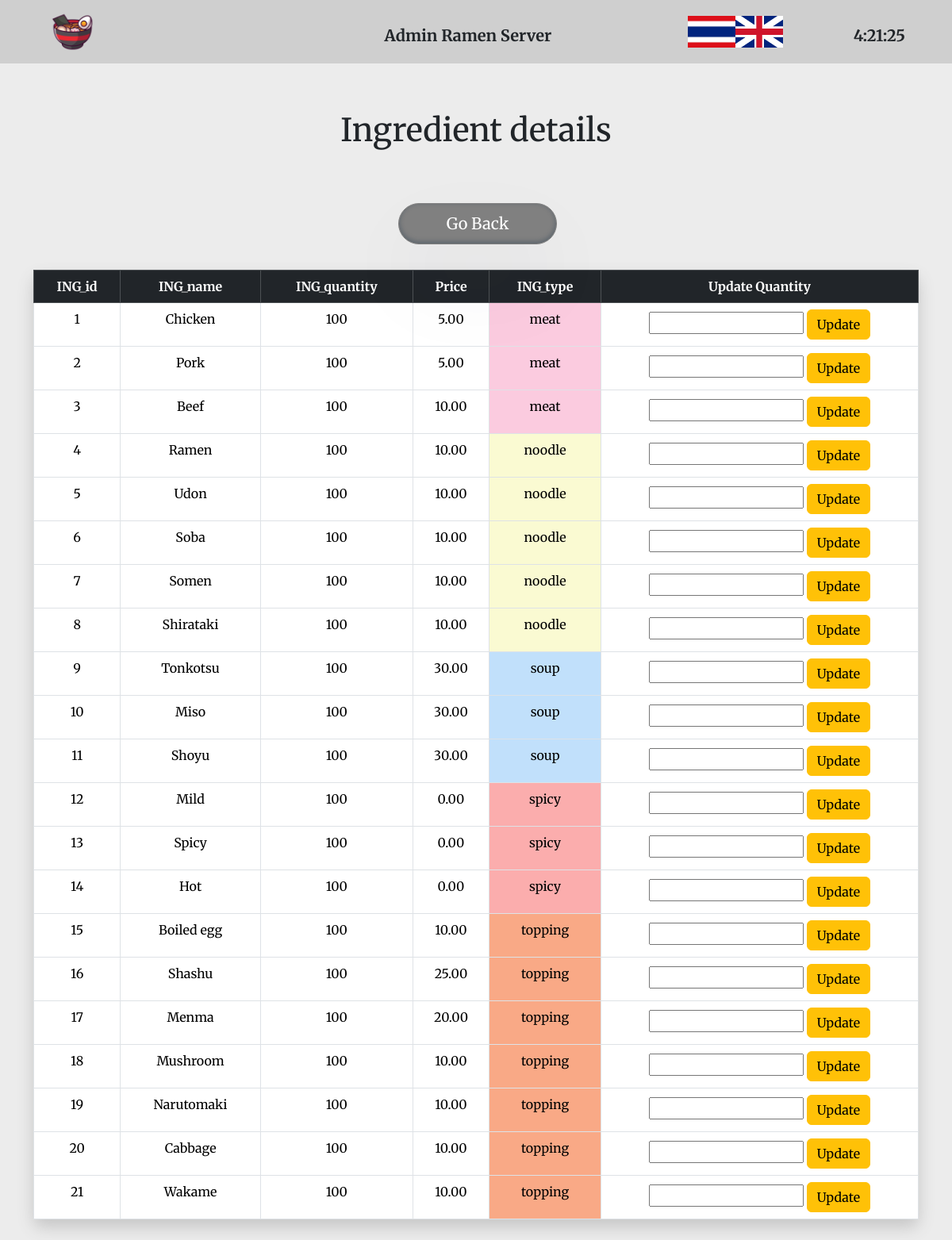
/SouceCode/ingredient.php?lang=en, run on the app's committed database.
### tables this page shows
CREATE TABLE `ingredients` (
  `ing_id` int(11) NOT NULL,
  `ing_name` varchar(80) NOT NULL,
  `ing_quantity` int(11) NOT NULL,
  `price` decimal(10,2) NOT NULL,
  `ing_type` varchar(50) DEFAULT NULL,
  `ing_img` varchar(250) DEFAULT NULL
);

### SouceCode/ingredient.php (the view, shortened to what this page needs)
<?php
    require('backend/dbconnect.php');
?>
<?php
    if(isset($_GET['lang'])){
        if($_SESSION['lang'] == "en"){
            $title = "Admin Ramen Server";
            $ingdetail = "Ingredient details";
            $tbheader1 = "ING_id";
            $tbheader2 = "ING_name";
            $tbheader3 = "ING_quantity";
            $tbheader4 = "Price";
            $tbheader5 = "ING_type";
            $tbheader6 = "Update Quantity";
            $return = "Go Back";
            $updatebtn = "Update";
        }
    }
?>
<!DOCTYPE html>
<html lang="en">
<head>
    <link rel="stylesheet" href="style.css">
    <link rel="stylesheet" href="https://unicons.iconscout.com/release/v4.0.0/css/line.css">
    <link href="https://cdn.jsdelivr.net/npm/bootstrap@5.3.3/dist/css/bootstrap.min.css" rel="stylesheet">
</head>
<body onload="startTime()">
        <div class="header-container">
            <div class="logo">
                <a href="index.php">
                    <img src="Images/iconRamen.png" alt="">
                </a>
            </div>
            <div class="title">
                <?php echo $title;?>
            </div>
            <div class="language">
                <div class="lang-thai">
                    <a href="?lang=th"><img src="Images/Thaiflag.jpg" alt=""></a>
                </div>
                <div class="lang-eng">
                    <a href="?lang=en"><img src="Images/Engflag.png" alt=""></a>
                </div>
            </div>
            <div class="time">
                <div id='txt'></div>
            </div>
        </div>
        <?php
            $sql = "SELECT * FROM ingredients ORDER BY ing_type ASC";
            $result = mysqli_query($connection,$sql);
            $ing = mysqli_fetch_all($result, MYSQLI_ASSOC);
            $countData = mysqli_num_rows($result);
            $ingNumber = 1;
            ?>
    <div class="container" >
        <h1 class="text-center" style="padding-bottom: 50px;"><?php echo $ingdetail;?></h1>
            <div class="footer-container">
                <div class="return">
                    <div class="footer-text">
                        <?php if($_SESSION['lang'] == "en"):?>
                        <a href="backstore.php?lang=en">
                            <input type="reset" value="<?php echo $return;?>" name="return" id="rtn-3">
                        </a>
                        <?php else:?>
                        <a href="backstore.php?lang=th">
                            <input type="reset" value="<?php echo $return;?>" name="return" id="rtn-3">
                        </a>
                        <?php endif;?>
                    </div>
                </div>
        </div>
        <br>
            <?php if($countData > 0): ?>
                <table class="table table-bordered">
                    <thead >
                        <tr align="center" class="table-dark" >
                            <th><?php echo $tbheader1; ?></th>
                            <th><?php echo $tbheader2; ?></th>
                            <th><?php echo $tbheader3; ?></th>
                            <th><?php echo $tbheader4; ?></th>
                            <th><?php echo $tbheader5; ?></th>
                            <th style="width: 400px;"><?php echo $tbheader6; ?></th>
                        </tr>
                    </thead>
                    <tbody>
                    <?php foreach ($ing as $eachitem): ?>
                        <?php
                            if(isset($_GET['lang'])){
                                if($_SESSION['lang'] == "en"){
                                    if($eachitem["ing_name"] == "Ramen"){
                                        $ing_name = "Ramen";
                                    }
                                    elseif($eachitem["ing_name"] == "Udon"){
                                        $ing_name = "Udon";
                                    }
                                    elseif($eachitem["ing_name"] == "Soba"){
                                        $ing_name = "Soba";
                                    }
                                    elseif($eachitem["ing_name"] == "Somen"){
                                        $ing_name = "Somen";
                                    }
                                    elseif($eachitem["ing_name"] == "Shirataki"){
                                        $ing_name = "Shirataki";
                                    }
                                    elseif($eachitem["ing_name"] == "Tonkotsu"){
                                        $ing_name = "Tonkotsu";
                                    }
                                    elseif($eachitem["ing_name"] == "Miso"){
                                        $ing_name = "Miso";
                                    }
                                    elseif($eachitem["ing_name"] == "Shoyu"){
                                        $ing_name = "Shoyu";
                                    }
                                    elseif($eachitem["ing_name"] == "Chicken"){
                                        $ing_name = "Chicken";
                                    }
                                    elseif($eachitem["ing_name"] == "Pork"){
                                        $ing_name = "Pork";
                                    }
                                    elseif($eachitem["ing_name"] == "Beef"){
                                        $ing_name = "Beef";
                                    }
                                    if($eachitem["ing_name"] == "Mild"){
                                        $ing_name = "Mild";
                                    }
                                    elseif($eachitem["ing_name"] == "Spicy"){
                                        $ing_name = "Spicy";
                                    }
                                    elseif($eachitem["ing_name"] == "Hot"){
                                        $ing_name = "Hot";
                                    }
                                    elseif($eachitem["ing_name"] == "Boiled egg"){
                                        $ing_name = "Boiled egg";
                                    }
                                    elseif($eachitem["ing_name"] == "Shashu"){
                                        $ing_name = "Shashu";
                                    }
                                    elseif($eachitem["ing_name"] == "Menma"){
                                        $ing_name = "Menma";
                                    }
                                    elseif($eachitem["ing_name"] == "Mushroom"){
                                        $ing_name = "Mushroom";
                                    }
                                    elseif($eachitem["ing_name"] == "Narutomaki"){
                                        $ing_name = "Narutomaki";
                                    }
                                    elseif($eachitem["ing_name"] == "Cabbage"){
                                        $ing_name = "Cabbage";
                                    }
                                    elseif($eachitem["ing_name"] == "Wakame"){
                                        $ing_name = "Wakame";
                                    }
                                    if($eachitem["ing_type"] == "meat"){
                                        $ing_type = "meat";
                                    }
                                    elseif($eachitem["ing_type"] == "noodle"){
                                        $ing_type = "noodle";
                                    }
                                    elseif($eachitem["ing_type"] == "soup"){
                                        $ing_type = "soup";
                                    }
                                    elseif($eachitem["ing_type"] == "spicy"){
                                        $ing_type = "spicy";
                                    }
                                    elseif($eachitem["ing_type"] == "topping"){
                                        $ing_type = "topping";
                                    }
                                }
                            }
                        ?>
                        <tr align="center">
                            <td> <?php echo $ingNumber++; ?> </td>
                            <td> <?php echo $ing_name;?> </td>
                            <td> <?php echo $eachitem["ing_quantity"]; ?> </td>
                            <td> <?php echo $eachitem["price"]; ?> </td>
                            <?php if($eachitem["ing_type"] == "noodle"){?>
                                <td style="background-color: lightgoldenrodyellow;"> <?php echo $ing_type; ?> </td>
                            <?php }elseif($eachitem["ing_type"] == "soup"){?>
                                <td style="background-color: #c1e0fb;"> <?php echo $ing_type; ?> </td>
                            <?php }elseif($eachitem["ing_type"] == "meat"){?>
                                <td style="background-color: #fbcbdf;"> <?php echo $ing_type; ?> </td>
                            <?php }elseif($eachitem["ing_type"] == "spicy"){?>
                                <td style="background-color: #fbadad;"> <?php echo $ing_type; ?> </td>
                            <?php }elseif($eachitem["ing_type"] == "topping"){?>
                                <td style="background-color: #f9a986"> <?php echo $ing_type; ?> </td>
                            <?php }?>
                            <td align="center" >
                                <form action="update_ing_quantity.php?ing_id=<?php echo $eachitem["ing_id"];?>" method="POST">
                                    <input type="number" name="qty">
                                    <button class="btn btn-warning"><?php echo $updatebtn;?></button>
                                </form>
                            </td>
                        </tr>
                    <?php endforeach; ?>
                    </tbody>
                </table>
            <?php else: ?>
                <div class='alert123'>
                    <b>ไม่มีวัตถุดิบในฐานข้อมูล !!!</b>
                </div>
            <?php endif; ?>
        </div>
</body>
</html>

### SouceCode/style.css (style rules this page uses)
* { margin: 0px; padding: 0px; box-sizing: border-box; font-family: "Merriweather", serif; scroll-behavior: smooth; }
body { background-color: #ececec; }
.header-container { display: grid; grid-template-columns: 1fr 4fr 1fr 1fr; grid-column: 1/3; text-align: center; height: 80px; background-color: #cfcfcf; }
.footer-container { display: grid; grid-template-columns: 3fr 3fr; grid-column: 1/3; text-align: center; background-color: #ececec; }
.container, .header-container, .sidebar-container, .content-container, .footer-container { padding: 10px; }
.logo img { height: 60px; }
.title { font-weight: bold; font-size: 20px; padding-top: 20px; padding-left: 180px; }
.language { display: grid; grid-template-columns: 1fr 1fr; padding-top: 10px; padding-inline: 40px; }
.language img { height: 40px; width: 60px; }
.lang-thai, .lang-eng { height: 40px; width: 60px; }
.time { font-weight: bold; font-size: 20px; padding-top: 20px; }
.return, .confirm, .checkout { display: grid; grid-template-columns: 1fr 1fr; height: 50px; }
input[type="reset"] { font-size: 20px; border-radius: 30px; padding: 10px; margin-left: 450px; width: 200px; background-color: grey; border: 1px solid grey; color: white; cursor: pointer; box-shadow: rgba(50, 50, 93, 0.25) 0px 50px 100px -20px, rgba(0, 0, 0, 0.3) 0px 30px 60px -30px, rgba(10, 37, 64, 0.35) 0px -2px 6px 0px inset; }
a,i { text-decoration: none; }

### SouceCode/ingredient.php (style rules this page uses)
table { box-shadow: 0 10px 20px #c6c6c6; border-radius: 10px; }
.container { margin-top: 50px; }
body { background-color: #ececec; }

### data on the page
ingredients: ing_name "Chicken", ing_quantity "100", price "5.00", ing_type "meat"
ingredients: ing_name "Pork", ing_quantity "100", price "5.00", ing_type "meat"
ingredients: ing_name "Beef", ing_quantity "100", price "10.00", ing_type "meat"
ingredients: ing_name "Ramen", ing_quantity "100", price "10.00", ing_type "noodle"
ingredients: ing_name "Udon", ing_quantity "100", price "10.00", ing_type "noodle"
ingredients: ing_name "Soba", ing_quantity "100", price "10.00", ing_type "noodle"
ingredients: ing_name "Somen", ing_quantity "100", price "10.00", ing_type "noodle"
ingredients: ing_name "Shirataki", ing_quantity "100", price "10.00", ing_type "noodle"
ingredients: ing_name "Tonkotsu", ing_quantity "100", price "30.00", ing_type "soup"
ingredients: ing_name "Miso", ing_quantity "100", price "30.00", ing_type "soup"
ingredients: ing_name "Shoyu", ing_quantity "100", price "30.00", ing_type "soup"
ingredients: ing_name "Mild", ing_quantity "100", price "0.00", ing_type "spicy"
ingredients: ing_name "Spicy", ing_quantity "100", price "0.00", ing_type "spicy"
ingredients: ing_name "Hot", ing_quantity "100", price "0.00", ing_type "spicy"
ingredients: ing_name "Boiled egg", ing_quantity "100", price "10.00", ing_type "topping"
ingredients: ing_name "Shashu", ing_quantity "100", price "25.00", ing_type "topping"
ingredients: ing_name "Menma", ing_quantity "100", price "20.00", ing_type "topping"
ingredients: ing_name "Mushroom", ing_quantity "100", price "10.00", ing_type "topping"
ingredients: ing_name "Narutomaki", ing_quantity "100", price "10.00", ing_type "topping"
ingredients: ing_name "Cabbage", ing_quantity "100", price "10.00", ing_type "topping"
ingredients: ing_name "Wakame", ing_quantity "100", price "10.00", ing_type "topping"

### other printed values
$title "Admin Ramen Server"
$ingdetail "Ingredient details"
$tbheader1 "ING_id"
$tbheader2 "ING_name"
$tbheader3 "ING_quantity"
$tbheader4 "Price"
$tbheader5 "ING_type"
$tbheader6 "Update Quantity"
